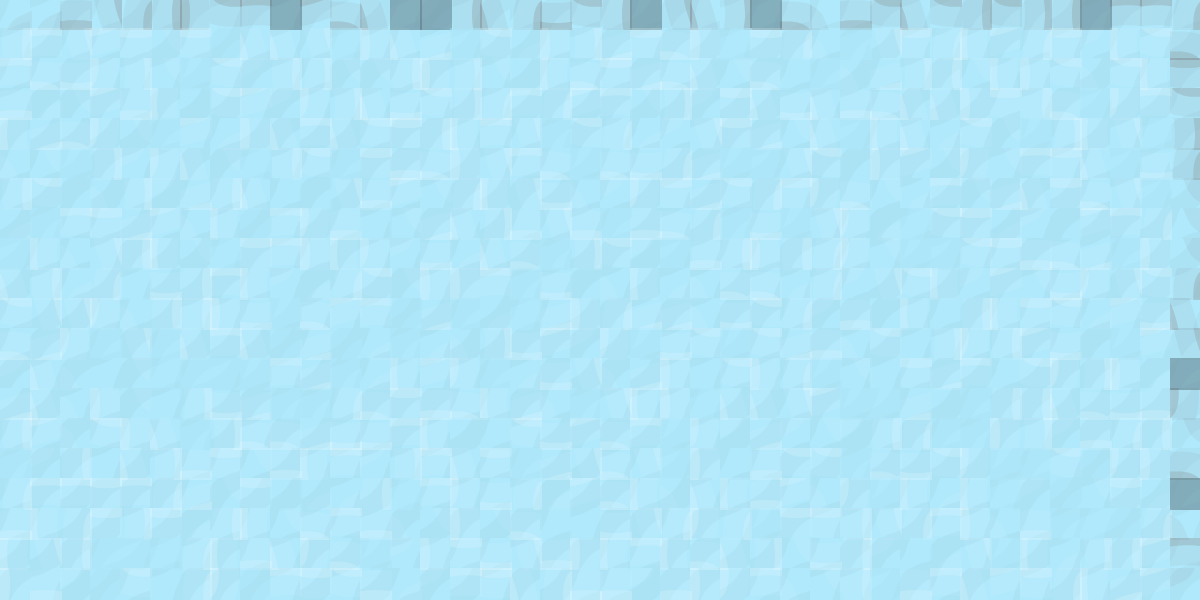

A level layout from a 2D game, rendered from its tile map. Below: a short description, then the map file with its tile-grid data intact:
An orthogonal 40x20 tile map with 30x30 px tiles, 2 tile layers (SeaBase, SeaWaves).

<map version="1.10" tiledversion="1.11.2" orientation="orthogonal" renderorder="right-down" width="40" height="20" tilewidth="30" tileheight="30" infinite="0" nextlayerid="3" nextobjectid="1">
 <editorsettings>
  <export target="PirateerSeaMap.json" format="json" />
 </editorsettings>
 <tileset firstgid="1" source="pirateer-sea-tileset.tsx" />
 <layer id="1" name="SeaBase" width="40" height="20">
  <data encoding="csv">
273,306,305,273,274,273,305,306,305,306,305,306,274,306,305,306,305,273,305,273,273,274,305,273,306,306,273,273,273,305,306,306,305,305,305,274,306,305,306,273,
306,274,273,273,273,274,273,305,273,306,273,273,306,273,306,274,274,274,273,306,305,306,305,274,306,274,305,273,306,274,306,306,306,305,273,306,273,273,306,274,
273,273,305,306,306,306,273,306,305,306,273,305,305,273,305,306,306,274,273,306,273,305,273,274,273,305,273,305,274,273,306,305,273,306,306,306,274,306,273,305,
306,305,305,305,273,305,274,274,306,305,306,306,306,306,306,274,306,274,305,274,305,274,274,305,274,274,306,306,306,273,305,274,274,273,306,305,274,274,274,273,
305,274,274,274,274,273,306,273,274,305,274,274,273,305,305,306,306,273,306,305,306,273,273,306,305,305,273,273,274,273,306,306,306,305,274,273,274,306,306,305,
273,273,274,305,306,306,305,305,273,306,273,305,305,305,273,274,306,273,273,274,273,273,274,305,273,306,273,305,305,305,305,274,305,306,305,306,273,306,306,274,
273,274,305,274,273,274,273,273,273,273,305,274,273,273,306,305,274,305,274,273,273,274,306,274,273,305,306,305,273,273,306,274,305,305,305,274,273,306,274,274,
274,306,273,273,274,273,273,306,305,306,274,273,306,306,305,306,274,273,273,306,273,274,306,274,305,273,274,306,273,305,306,305,305,274,306,305,274,305,274,273,
306,273,273,306,305,274,274,306,305,306,273,305,306,306,273,273,273,274,305,274,305,274,306,306,273,273,305,306,273,306,273,306,306,273,305,306,306,273,274,274,
274,306,273,274,306,274,274,305,273,306,305,273,274,305,306,305,306,305,306,305,306,274,306,306,274,306,306,306,273,274,273,274,273,305,306,273,273,305,274,306,
273,274,274,273,273,274,306,306,273,273,306,306,306,305,274,305,274,273,273,274,305,306,305,306,305,305,273,305,305,305,306,273,305,273,273,306,273,306,305,306,
273,305,273,273,305,273,274,274,274,274,273,274,273,306,306,274,274,305,305,305,274,274,306,306,273,273,273,305,306,274,306,306,273,273,305,273,305,274,306,305,
305,306,305,306,305,306,273,306,273,306,274,306,273,306,306,306,273,306,305,274,305,274,306,306,273,306,273,274,306,306,273,305,274,273,274,305,305,273,305,273,
274,274,306,273,305,306,273,274,305,306,305,273,305,305,305,273,273,305,273,306,306,306,306,306,274,274,273,305,273,273,273,274,273,305,305,274,274,274,274,274,
273,273,305,273,273,273,305,274,306,305,274,306,273,305,306,274,273,306,274,305,305,274,274,306,274,274,273,273,274,273,305,273,305,305,306,305,305,273,305,305,
306,305,305,306,274,306,273,273,273,274,306,306,306,306,306,306,273,273,274,274,306,273,274,305,273,273,305,274,306,274,274,274,274,274,273,306,305,274,274,305,
273,305,274,305,305,305,273,305,274,274,274,306,274,273,273,306,273,306,305,274,305,273,274,306,273,274,273,273,305,273,273,273,273,273,305,305,306,274,274,305,
273,273,274,274,306,274,305,273,273,273,306,273,306,305,274,305,274,305,273,306,305,305,273,305,306,274,305,306,306,273,274,273,306,273,273,306,306,274,274,306,
274,274,305,273,306,273,306,305,273,306,305,274,274,306,306,273,273,306,305,305,273,273,305,305,274,274,273,273,305,305,273,305,306,273,274,306,273,305,305,273,
305,306,274,305,273,306,305,305,274,306,274,306,274,273,305,274,306,305,274,273,273,274,305,305,274,273,273,306,306,274,305,273,305,306,306,274,306,274,305,305
</data>
 </layer>
 <layer id="2" name="SeaWaves" width="40" height="20" opacity="0.5">
  <data encoding="csv">
19,19,21,147,51,115,88,180,181,306,183,23,56,273,274,115,56,51,22,180,115,273,147,56,83,273,23,24,21,180,56,180,115,180,83,115,305,181,181,51,
115,181,147,183,182,179,182,274,56,56,147,306,88,56,20,306,180,19,88,83,20,182,23,88,273,182,51,24,305,147,182,51,120,183,51,182,184,120,180,23,
181,23,22,152,83,179,274,180,184,115,83,179,179,115,88,83,179,274,120,23,182,20,23,56,179,23,273,273,24,20,83,115,179,120,88,180,24,180,120,182,
21,19,179,183,21,120,274,180,183,184,152,83,56,22,180,83,51,181,51,183,181,179,83,184,182,56,22,56,21,23,56,56,88,182,115,23,306,152,181,180,
120,20,23,152,179,305,183,19,88,56,181,56,180,182,115,120,181,147,305,180,51,19,184,147,182,20,179,56,306,120,56,19,180,179,273,83,120,147,273,83,
24,179,273,83,184,152,56,179,306,115,180,273,182,21,23,88,147,181,23,273,23,22,51,20,274,274,147,180,305,88,183,179,152,179,181,182,56,274,22,51,
115,180,305,24,83,184,20,115,56,273,305,147,21,183,179,51,120,147,22,24,184,152,182,20,180,51,182,152,23,179,19,181,179,20,56,182,23,147,306,179,
19,305,181,182,20,183,24,120,274,181,152,21,306,179,20,56,83,21,147,21,305,21,23,51,306,22,273,147,152,19,273,180,182,19,184,305,183,181,51,179,
274,120,24,147,115,120,179,273,182,181,88,120,152,184,22,19,56,23,306,83,180,184,274,21,115,88,115,51,152,179,274,274,180,182,21,23,20,305,88,179,
56,115,19,51,306,22,115,181,120,184,19,51,180,179,88,88,181,306,22,305,24,120,19,24,23,23,19,51,184,147,180,120,184,183,179,22,152,147,180,51,
180,147,147,152,24,115,115,88,22,274,23,183,181,274,20,273,19,306,20,88,51,20,20,24,22,180,51,184,21,305,120,273,115,120,182,180,19,183,22,56,
23,20,152,305,147,305,56,181,56,305,20,305,19,305,19,24,83,22,183,184,152,273,22,180,274,180,20,21,24,180,306,83,152,115,183,22,305,273,183,147,
184,56,24,306,179,273,305,274,274,181,20,305,19,120,183,152,305,19,22,147,24,20,88,306,180,88,51,273,179,306,182,20,181,273,180,152,83,88,19,305,
20,56,24,88,179,306,83,22,20,305,306,51,23,182,21,23,120,20,24,305,147,120,88,273,56,56,147,183,274,274,20,274,305,115,115,56,23,22,21,152,
115,183,24,180,88,56,306,83,23,23,20,22,22,181,120,274,273,180,22,183,23,181,273,152,184,20,184,179,184,115,51,305,306,88,83,184,21,51,115,179,
305,184,115,306,56,83,21,182,179,21,120,181,184,83,181,56,182,305,20,147,23,147,306,88,273,21,180,180,305,23,22,180,152,273,305,180,274,152,88,23,
51,181,181,182,181,51,20,179,182,274,19,19,115,306,181,152,22,51,19,183,23,120,24,56,120,21,183,24,152,274,120,19,120,306,184,274,179,182,19,273,
21,120,51,182,83,182,19,115,120,179,23,181,21,24,179,88,179,23,273,306,22,147,51,152,51,273,182,182,115,147,51,181,88,24,21,305,273,305,51,24,
120,147,115,305,274,306,51,120,21,56,152,23,273,184,88,182,22,147,21,88,120,181,120,23,56,83,179,22,115,184,273,19,147,274,120,19,83,115,183,181,
88,21,184,274,180,306,51,152,305,181,182,180,21,19,184,181,182,56,51,21,21,184,21,88,152,181,24,179,115,306,21,181,56,183,182,51,120,20,183,184
</data>
 </layer>
</map>
